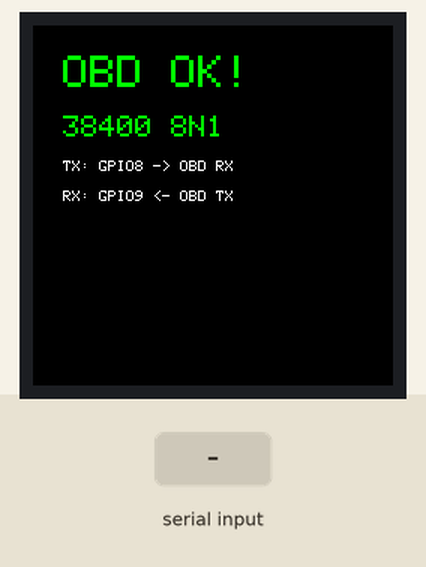
Recording of a program running on a simulated ESP32-S3. Parts: 240×240 colour display. Inputs (shaded band) come from the test bench. The modem accepts every AT command (registered, SIM ready, sends succeed) and sends nothing else; what the program prints to the serial monitor is not drawn.

Above: at 1.3 s.
At 16.4 s:
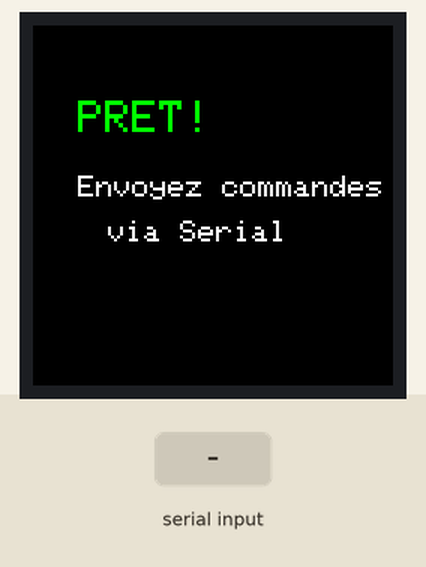
16.5 s: ">\n" received over Serial
18.0 s: ">\n" received over the second serial link
At 19.2 s:
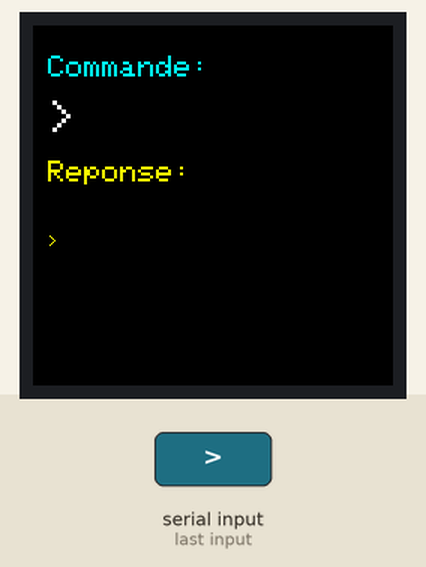
19.5 s: "1\n" received over Serial
21.0 s: "1\n" received over the second serial link
At 23.0 s:
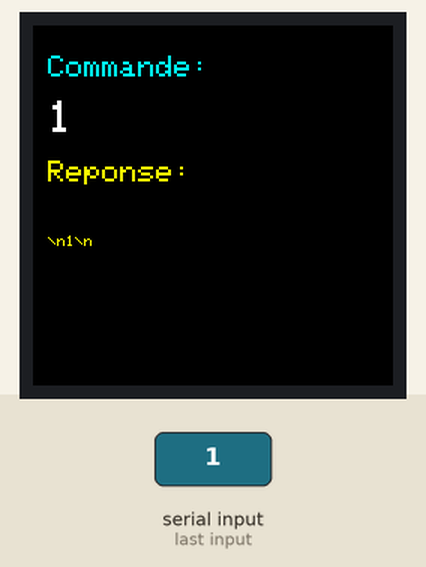
Timing chart, 0 to 24.5 s (numbered marks = the images above; inputs shaded):
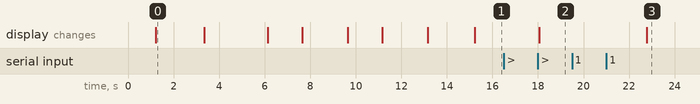

The program:

main.cpp
```cpp
#include <TFT_eSPI.h>
#include <SPI.h>

TFT_eSPI tft = TFT_eSPI();

// --- CONFIGURATION TROUVÉE ---
#define TX_PIN 8 // GPIO8 - TX vers ELM327
#define RX_PIN 9 // GPIO9 - RX depuis ELM327
#define OBD_BAUD 38400
#define OBD_CONFIG SERIAL_8N1

// --- COULEURS ---
#define BACKGROUND 0x0000
#define WHITE 0xFFFF
#define RED 0xF800
#define GREEN 0x07E0
#define YELLOW 0xFFE0
#define BLUE 0x001F
#define CYAN 0x07FF

void setup() {
 Serial.begin(115200);
 delay(1000);

 tft.init();
 tft.setRotation(0);
 tft.fillScreen(BACKGROUND);

 Serial.println("\n=== CONFIGURATION OBD TROUVÉE ===");
 Serial.println("Baud: 38400 8N1");
 Serial.println("TX: GPIO8, RX: GPIO9");

 // Afficher configuration
 tft.setTextColor(GREEN);
 tft.setTextSize(3);
 tft.setCursor(20, 20);
 tft.print("OBD OK!");

 tft.setTextSize(2);
 tft.setCursor(20, 60);
 tft.print("38400 8N1");

 tft.setTextSize(1);
 tft.setTextColor(WHITE);
 tft.setCursor(20, 90);
 tft.print("TX: GPIO8 -> OBD RX");
 tft.setCursor(20, 110);
 tft.print("RX: GPIO9 <- OBD TX");

 delay(2000);

 // Initialiser Serial1
 Serial1.begin(OBD_BAUD, OBD_CONFIG, RX_PIN, TX_PIN);
 delay(100);

 // Nettoyer buffer
 while(Serial1.available()) {
 Serial1.read();
 }

 // Tester la connexion
 testConnection();
}

void testConnection() {
 tft.fillRect(0, 130, 240, 110, BACKGROUND);

 // Test 1: ATZ (Reset)
 tft.setTextColor(CYAN);
 tft.setTextSize(2);
 tft.setCursor(20, 130);
 tft.print("1. ATZ...");

 Serial1.println("ATZ");
 delay(800);

 String response = readOBDResponse(2000);

 tft.setTextSize(1);
 tft.setCursor(20, 155);

 if(response.length() > 0) {
 tft.setTextColor(YELLOW);
 tft.print("Reponse: ");

 // Nettoyer l'affichage
 String display = cleanResponse(response);
 if(display.length() > 20) {
 tft.print(display.substring(0, 20));
 } else {
 tft.print(display);
 }

 Serial.print("ATZ -> ");
 Serial.println(response);
 } else {
 tft.setTextColor(RED);
 tft.print("Pas de reponse");
 Serial.println("ATZ -> No response");
 }

 delay(1500);

 // Test 2: ATI (Information)
 tft.fillRect(20, 170, 200, 40, BACKGROUND);
 tft.setTextColor(CYAN);
 tft.setTextSize(2);
 tft.setCursor(20, 170);
 tft.print("2. ATI...");

 Serial1.println("ATI");
 delay(500);

 response = readOBDResponse(1500);

 tft.setTextSize(1);
 tft.setCursor(20, 195);

 if(response.length() > 0) {
 tft.setTextColor(YELLOW);
 tft.print("Reponse: ");

 String display = cleanResponse(response);
 if(display.length() > 20) {
 tft.print(display.substring(0, 20));
 } else {
 tft.print(display);
 }

 Serial.print("ATI -> ");
 Serial.println(response);
 } else {
 tft.setTextColor(RED);
 tft.print("Pas de reponse");
 Serial.println("ATI -> No response");
 }

 delay(1500);

 // Test 3: ATRV (Tension batterie)
 tft.fillRect(20, 210, 200, 40, BACKGROUND);
 tft.setTextColor(CYAN);
 tft.setTextSize(2);
 tft.setCursor(20, 210);
 tft.print("3. ATRV...");

 Serial1.println("ATRV");
 delay(500);

 response = readOBDResponse(1500);

 tft.setTextSize(1);
 tft.setCursor(20, 235);

 if(response.length() > 0) {
 tft.setTextColor(YELLOW);
 tft.print("Reponse: ");

 String display = cleanResponse(response);
 if(display.length() > 20) {
 tft.print(display.substring(0, 20));
 } else {
 tft.print(display);
 }

 Serial.print("ATRV -> ");
 Serial.println(response);
 } else {
 tft.setTextColor(RED);
 tft.print("Pas de reponse");
 Serial.println("ATRV -> No response");
 }

 // Mode prêt
 delay(2000);
 tft.fillScreen(BACKGROUND);
 tft.setTextColor(GREEN);
 tft.setTextSize(3);
 tft.setCursor(30, 50);
 tft.print("PRET!");

 tft.setTextSize(2);
 tft.setTextColor(WHITE);
 tft.setCursor(30, 100);
 tft.print("Envoyez commandes");
 tft.setCursor(50, 130);
 tft.print("via Serial");

 Serial.println("\n=== MODE OBD ACTIF ===");
 Serial.println("Envoyez commandes OBD:");
 Serial.println("- ATZ (reset)");
 Serial.println("- ATI (info)");
 Serial.println("- ATRV (tension)");
 Serial.println("- ATSP0 (auto protocol)");
 Serial.println("- 0100 (test PID)");
}

String readOBDResponse(unsigned long timeout) {
 String response = "";
 unsigned long start = millis();

 while(millis() - start < timeout) {
 if(Serial1.available()) {
 char c = Serial1.read();
 response += c;
 if(c == '>') {
 break;
 }
 }
 }

 return response;
}

String cleanResponse(String input) {
 String output = "";
 for(int i = 0; i < input.length(); i++) {
 char c = input[i];
 if(c == '\r') {
 output += "\\r";
 } else if(c == '\n') {
 output += "\\n";
 } else if(c == '>') {
 output += ">";
 } else if(c >= 32 && c <= 126) {
 output += c;
 } else {
 output += "?";
 }
 }
 return output;
}

void loop() {
 // Mode commande manuelle
 if(Serial.available()) {
 String cmd = Serial.readStringUntil('\n');
 cmd.trim();

 if(cmd.length() > 0) {
 Serial.print(">>> ");
 Serial.println(cmd);

 // Envoyer à l'ELM327
 Serial1.println(cmd);
 delay(200);

 // Lire réponse
 String response = readOBDResponse(3000);
 Serial.print("<<< ");
 Serial.println(response);

 // Afficher sur écran
 tft.fillScreen(BACKGROUND);
 tft.setTextColor(CYAN);
 tft.setTextSize(2);
 tft.setCursor(10, 20);
 tft.print("Commande:");

 tft.setTextColor(WHITE);
 tft.setTextSize(3);
 tft.setCursor(10, 50);
 if(cmd.length() > 15) {
 tft.print(cmd.substring(0, 15));
 } else {
 tft.print(cmd);
 }

 tft.setTextColor(YELLOW);
 tft.setTextSize(2);
 tft.setCursor(10, 90);
 tft.print("Reponse:");

 tft.setTextSize(1);
 tft.setCursor(10, 120);

 String display = cleanResponse(response);
 // Afficher en plusieurs lignes si nécessaire
 int line = 0;
 for(int i = 0; i < display.length(); i += 30) {
 int endPos = (i + 30 < display.length()) ? i + 30 : display.length();
 tft.setCursor(10, 140 + line * 15);
 tft.print(display.substring(i, endPos));
 line++;
 if(line >= 5) break;
 }
 }
 }

 delay(10);
}
```

Measured:
- after the input at 16.5 s, every drawn part: stays the same
- after the input at 18.0 s, the display: changes after 0.06 s (image 2)
- after the input at 19.5 s, every drawn part: stays the same
- after the input at 21.0 s, the display: changes after 1.8 s (image 3)
- what the display in image 0 shows lasts 2.1 s, from 1.2 s to 3.3 s
